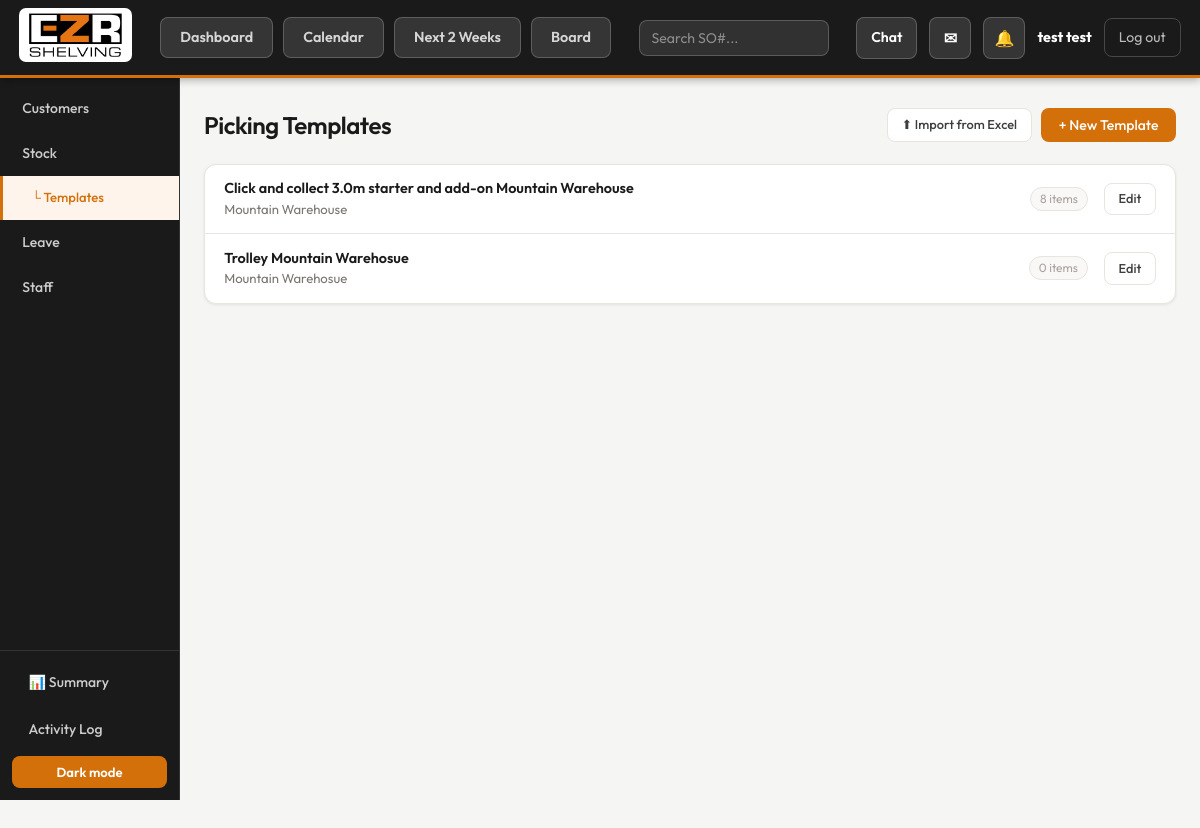
Screenshot of /templates/ (signed in) with the database file from the repository.
### projects/models.py (models this page shows, shortened)
class PickingTemplate(models.Model):
    name       = models.CharField(max_length=200)
    customer   = models.CharField(max_length=200, blank=True)
    notes      = models.TextField(blank=True)
    created_by = models.ForeignKey(User, null=True, blank=True, on_delete=models.SET_NULL)
    created_at = models.DateTimeField(auto_now_add=True)
    class Meta:
        ordering = ['name']

### projects/views.py (the view)
# urls.py: path('templates/',                       views.template_list,         name='template_list'),
@login_required
def template_list(request):
    templates = PickingTemplate.objects.prefetch_related('items__product').all()
    return render(request, 'projects/template_list.html', {'templates': templates})

### projects/templates/projects/template_list.html (shortened to what this page needs)
{% extends 'projects/base.html' %}
{% block content %}
<div class="page-hdr">
  <h1 style="font-size:1.5rem;font-weight:600;letter-spacing:-.02em;">Picking Templates</h1>
  <div style="display:flex;gap:.6rem;">
    <label class="btn btn-ghost btn-sm" style="cursor:pointer;" for="import-tmpl-file">⬆ Import from Excel</label>
    <button class="btn btn-primary" onclick="openNew()">+ New Template</button>
  </div>
</div>
<div class="tmpl-list">
  {% for t in templates %}
  <div class="tmpl-row">
    <div style="flex:1;">
      <div class="tmpl-name">{{ t.name }}</div>
      {% if t.customer %}<div class="tmpl-customer">{{ t.customer }}</div>{% endif %}
    </div>
    <span class="tmpl-count">{{ t.items.count }} items</span>
    <a href="{% url 'template_detail' t.pk %}" class="btn btn-ghost btn-sm">Edit</a>
  </div>
  {% empty %}
  <div style="text-align:center;padding:3rem;color:var(--mut);">No templates yet — create one or import from Excel</div>
  {% endfor %}
</div>
{% endblock %}

### projects/templates/projects/base.html (shortened to what this page needs)
{% load static %}
<!DOCTYPE html>
<html lang="en" data-theme="dark">
<head>
</head>
<body>
<nav class="top-nav">
  <div style="display:flex;align-items:center;gap:.75rem;">
    <div class="nav-logo">
      <a href="{% url 'dashboard' %}"><img src="{% static 'logo.png' %}" alt="EZR Shelving"></a>
    </div>
  </div>
  {% if user.is_authenticated %}
  <div class="nav-links">
    <a href="{% url 'dashboard' %}" class="nav-btn {% if request.resolver_match.url_name == 'dashboard' %}active-nav{% endif %}">Dashboard</a>
    <a href="{% url 'calendar_view' %}" class="nav-btn {% if request.resolver_match.url_name == 'calendar_view' %}active-nav{% endif %}">Calendar</a>
    <a href="{% url 'week_view' %}" class="nav-btn {% if request.resolver_match.url_name == 'week_view' %}active-nav{% endif %}">Next 2 Weeks</a>
    <a href="{% url 'board_view' %}" class="nav-btn {% if request.resolver_match.url_name == 'board_view' %}active-nav{% endif %}">Board</a>
  </div>
  <div class="nav-so-wrap">
    <input type="text" id="nav-so-input" class="nav-so-input" placeholder="Search SO#..." autocomplete="off">
  </div>
  <div class="nav-right">
    <a href="{% url 'team_chat' %}" class="nav-icon {% if request.resolver_match.url_name == 'team_chat' %}active-nav{% endif %}" style="width:auto;padding:0 14px;font-size:.88rem;">Chat</a>
    <a href="{% url 'inbox' %}" class="nav-icon" title="Messages">&#9993;</a>
    <a href="{% url 'notifications' %}" class="nav-icon" title="Notifications">&#128276;</a>
    <a href="{% url 'staff_profile' user.pk %}" class="nav-user" style="text-decoration:none;"><strong>{{ user.get_full_name|default:user.username }}</strong></a>
    <a href="{% url 'logout' %}" class="nav-logout">Log out</a>
  </div>
  {% endif %}
</nav>
{% if user.is_authenticated %}
<div class="left-sidebar">
  <div class="sb-section">
    <a href="{% url 'customer_list' %}" class="{% if request.resolver_match.url_name == 'customer_list' or request.resolver_match.url_name == 'customer_detail' %}sb-active{% endif %}">Customers</a>
    <a href="{% url 'stock_list' %}" class="{% if request.resolver_match.url_name == 'stock_list' %}sb-active{% endif %}">Stock</a>
    <a href="{% url 'template_list' %}" class="{% if 'template' in request.resolver_match.url_name %}sb-active{% endif %}" style="padding-left:1.8rem;font-size:.82rem;border-left:3px solid transparent;{% if 'template' in request.resolver_match.url_name %}border-left-color:var(--acc);background:var(--acc-bg);color:var(--acc);{% endif %}">└ Templates</a>
    <a href="{% url 'leave_overview' %}" class="{% if request.resolver_match.url_name == 'leave_overview' %}sb-active{% endif %}">Leave</a>
    <a href="{% url 'staff_directory' %}" class="{% if request.resolver_match.url_name == 'staff_directory' or request.resolver_match.url_name == 'staff_profile' %}sb-active{% endif %}">Staff</a>
  </div>
  <div class="sb-bottom">
    <a href="{% url 'monthly_summary' %}" class="{% if request.resolver_match.url_name == 'monthly_summary' %}sb-active{% endif %}" style="display:block;padding:.6rem .85rem;margin-bottom:.4rem;border-radius:var(--rad);font-size:.875rem;font-weight:500;color:#ccc;text-decoration:none;border-left:3px solid transparent;">📊 Summary</a>
    <a href="{% url 'activity_log' %}" class="{% if request.resolver_match.url_name == 'activity_log' %}sb-active{% endif %}" style="display:block;padding:.6rem .85rem;margin-bottom:.4rem;border-radius:var(--rad);font-size:.875rem;font-weight:500;color:#ccc;text-decoration:none;border-left:3px solid transparent;">Activity Log</a>
    <button id="theme-btn" onclick="toggleTheme()">Dark mode</button>
  </div>
</div>
<div class="main-content">
{% else %}
<div class="main-content-no-sidebar">
{% endif %}
  <div class="container">
    {% block content %}{% endblock %}
  </div>
</div>
</body>
</html>

### rows the page displays
PickingTemplate: name "Click and collect 3.0m starter and add-on Mountain Warehouse", customer "Mountain Warehouse", items.count "8"
PickingTemplate: name "Trolley Mountain Warehosue", customer "Mountain Warehosue", items.count "0"

### other values shown
{{ user.get_full_name|default:user.username }} "test test"
